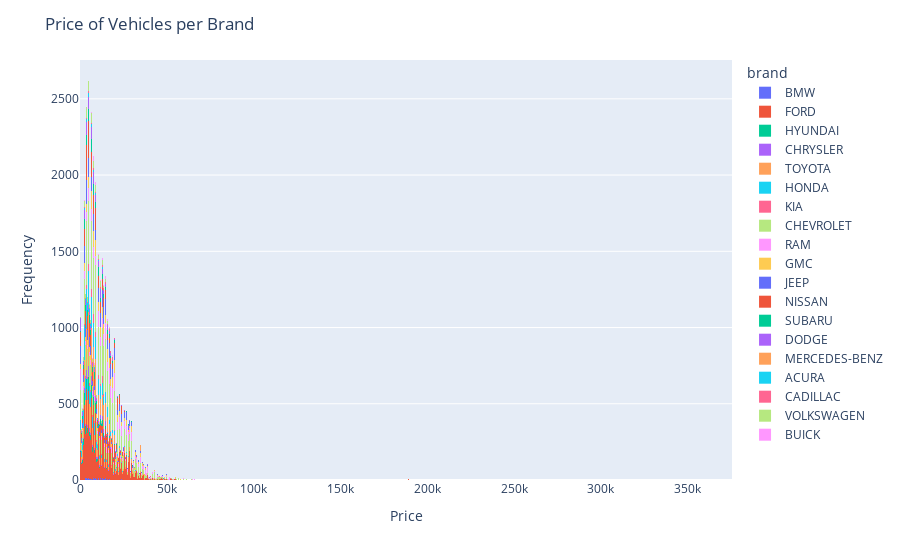

The code cell stored with this chart in its notebook:
### Code cell
vis.plot_brand_type_count_price(df_clean)

### Figure 1 — Plotly figure (JSON) as saved in the notebook; plotly's stock layout.template omitted (floating-point values rounded to 4 significant figures; data arrays with more than 128 entries replaced by an {"elided": "..."} marker saying what was removed)
{"data": [{"bingroup": "x", "hovertemplate": "brand=BMW<br>price=%{x}<br>count=%{y}<extra></extra>", "legendgroup": "BMW", "marker": {"color": "#636efa", "pattern": {"shape": ""}}, "name": "BMW", "orientation": "v", "showlegend": true, "type": "histogram", "x": {"elided": "267 int values"}, "xaxis": "x", "yaxis": "y"}, {"bingroup": "x", "hovertemplate": "brand=FORD<br>price=%{x}<br>count=%{y}<extra></extra>", "legendgroup": "FORD", "marker": {"color": "#EF553B", "pattern": {"shape": ""}}, "name": "FORD", "orientation": "v", "showlegend": true, "type": "histogram", "x": {"elided": "12672 int values"}, "xaxis": "x", "yaxis": "y"}, {"bingroup": "x", "hovertemplate": "brand=HYUNDAI<br>price=%{x}<br>count=%{y}<extra></extra>", "legendgroup": "HYUNDAI", "marker": {"color": "#00cc96", "pattern": {"shape": ""}}, "name": "HYUNDAI", "orientation": "v", "showlegend": true, "type": "histogram", "x": {"elided": "1173 int values"}, "xaxis": "x", "yaxis": "y"}, {"bingroup": "x", "hovertemplate": "brand=CHRYSLER<br>price=%{x}<br>count=%{y}<extra></extra>", "legendgroup": "CHRYSLER", "marker": {"color": "#ab63fa", "pattern": {"shape": ""}}, "name": "CHRYSLER", "orientation": "v", "showlegend": true, "type": "histogram", "x": {"elided": "838 int values"}, "xaxis": "x", "yaxis": "y"}, {"bingroup": "x", "hovertemplate": "brand=TOYOTA<br>price=%{x}<br>count=%{y}<extra></extra>", "legendgroup": "TOYOTA", "marker": {"color": "#FFA15A", "pattern": {"shape": ""}}, "name": "TOYOTA", "orientation": "v", "showlegend": true, "type": "histogram", "x": {"elided": "5445 int values"}, "xaxis": "x", "yaxis": "y"}, {"bingroup": "x", "hovertemplate": "brand=HONDA<br>price=%{x}<br>count=%{y}<extra></extra>", "legendgroup": "HONDA", "marker": {"color": "#19d3f3", "pattern": {"shape": ""}}, "name": "HONDA", "orientation": "v", "showlegend": true, "type": "histogram", "x": {"elided": "3485 int values"}, "xaxis": "x", "yaxis": "y"}, {"bingroup": "x", "hovertemplate": "brand=KIA<br>price=%{x}<br>count=%{y}<extra></extra>", "legendgroup": "KIA", "marker": {"color": "#FF6692", "pattern": {"shape": ""}}, "name": "KIA", "orientation": "v", "showlegend": true, "type": "histogram", "x": {"elided": "585 int values"}, "xaxis": "x", "yaxis": "y"}, {"bingroup": "x", "hovertemplate": "brand=CHEVROLET<br>price=%{x}<br>count=%{y}<extra></extra>", "legendgroup": "CHEVROLET", "marker": {"color": "#B6E880", "pattern": {"shape": ""}}, "name": "CHEVROLET", "orientation": "v", "showlegend": true, "type": "histogram", "x": {"elided": "10611 int values"}, "xaxis": "x", "yaxis": "y"}, {"bingroup": "x", "hovertemplate": "brand=RAM<br>price=%{x}<br>count=%{y}<extra></extra>", "legendgroup": "RAM", "marker": {"color": "#FF97FF", "pattern": {"shape": ""}}, "name": "RAM", "orientation": "v", "showlegend": true, "type": "histogram", "x": {"elided": "3316 int values"}, "xaxis": "x", "yaxis": "y"}, {"bingroup": "x", "hovertemplate": "brand=GMC<br>price=%{x}<br>count=%{y}<extra></extra>", "legendgroup": "GMC", "marker": {"color": "#FECB52", "pattern": {"shape": ""}}, "name": "GMC", "orientation": "v", "showlegend": true, "type": "histogram", "x": {"elided": "2378 int values"}, "xaxis": "x", "yaxis": "y"}, {"bingroup": "x", "hovertemplate": "brand=JEEP<br>price=%{x}<br>count=%{y}<extra></extra>", "legendgroup": "JEEP", "marker": {"color": "#636efa", "pattern": {"shape": ""}}, "name": "JEEP", "orientation": "v", "showlegend": true, "type": "histogram", "x": {"elided": "3281 int values"}, "xaxis": "x", "yaxis": "y"}, {"bingroup": "x", "hovertemplate": "brand=NISSAN<br>price=%{x}<br>count=%{y}<extra></extra>", "legendgroup": "NISSAN", "marker": {"color": "#EF553B", "pattern": {"shape": ""}}, "name": "NISSAN", "orientation": "v", "showlegend": true, "type": "histogram", "x": {"elided": "3208 int values"}, "xaxis": "x", "yaxis": "y"}, {"bingroup": "x", "hovertemplate": "brand=SUBARU<br>price=%{x}<br>count=%{y}<extra></extra>", "legendgroup": "SUBARU", "marker": {"color": "#00cc96", "pattern": {"shape": ""}}, "name": "SUBARU", "orientation": "v", "showlegend": true, "type": "histogram", "x": {"elided": "1272 int values"}, "xaxis": "x", "yaxis": "y"}, {"bingroup": "x", "hovertemplate": "brand=DODGE<br>price=%{x}<br>count=%{y}<extra></extra>", "legendgroup": "DODGE", "marker": {"color": "#ab63fa", "pattern": {"shape": ""}}, "name": "DODGE", "orientation": "v", "showlegend": true, "type": "histogram", "x": {"elided": "1255 int values"}, "xaxis": "x", "yaxis": "y"}, {"bingroup": "x", "hovertemplate": "brand=MERCEDES-BENZ<br>price=%{x}<br>count=%{y}<extra></extra>", "legendgroup": "MERCEDES-BENZ", "marker": {"color": "#FFA15A", "pattern": {"shape": ""}}, "name": "MERCEDES-BENZ", "orientation": "v", "showlegend": true, "type": "histogram", "x": [34900, 34900, 34900, 34900, 34900, 34900, 34900, 34900, 34900, 34900, 34900, 34900, 34900, 34900, 34900, 34900, 34900, 34900, 34900, 34900, 34900, 34900, 34900, 34900, 34900, 34900, 34900, 34900, 34900, 34900, 34900, 34900, 34900, 34900, 34900, 34900, 34900, 34900, 34900, 34900, 34900], "xaxis": "x", "yaxis": "y"}, {"bingroup": "x", "hovertemplate": "brand=ACURA<br>price=%{x}<br>count=%{y}<extra></extra>", "legendgroup": "ACURA", "marker": {"color": "#19d3f3", "pattern": {"shape": ""}}, "name": "ACURA", "orientation": "v", "showlegend": true, "type": "histogram", "x": {"elided": "236 int values"}, "xaxis": "x", "yaxis": "y"}, {"bingroup": "x", "hovertemplate": "brand=CADILLAC<br>price=%{x}<br>count=%{y}<extra></extra>", "legendgroup": "CADILLAC", "marker": {"color": "#FF6692", "pattern": {"shape": ""}}, "name": "CADILLAC", "orientation": "v", "showlegend": true, "type": "histogram", "x": {"elided": "322 int values"}, "xaxis": "x", "yaxis": "y"}, {"bingroup": "x", "hovertemplate": "brand=VOLKSWAGEN<br>price=%{x}<br>count=%{y}<extra></extra>", "legendgroup": "VOLKSWAGEN", "marker": {"color": "#B6E880", "pattern": {"shape": ""}}, "name": "VOLKSWAGEN", "orientation": "v", "showlegend": true, "type": "histogram", "x": {"elided": "869 int values"}, "xaxis": "x", "yaxis": "y"}, {"bingroup": "x", "hovertemplate": "brand=BUICK<br>price=%{x}<br>count=%{y}<extra></extra>", "legendgroup": "BUICK", "marker": {"color": "#FF97FF", "pattern": {"shape": ""}}, "name": "BUICK", "orientation": "v", "showlegend": true, "type": "histogram", "x": {"elided": "271 int values"}, "xaxis": "x", "yaxis": "y"}], "layout": {"barmode": "relative", "legend": {"title": {"text": "brand"}, "tracegroupgap": 0}, "margin": {"t": 60}, "title": {"text": "Price of Vehicles per Brand"}, "xaxis": {"anchor": "y", "domain": [0, 1], "title": {"text": "Price"}}, "yaxis": {"anchor": "x", "domain": [0, 1], "title": {"text": "Frequency"}}}}
